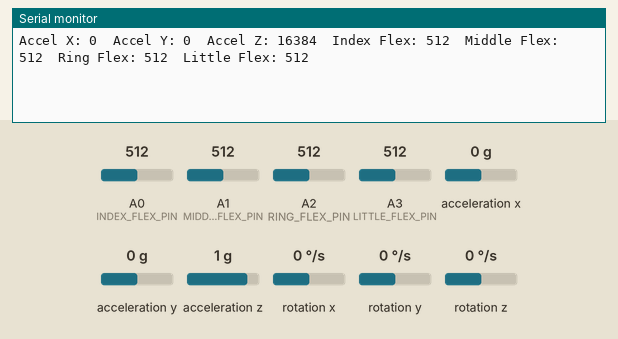
Bench run of a sketch on a simulated Arduino Uno, built with avr-gcc and run on an emulated ATmega328P. Parts: the last lines printed to the serial monitor. Inputs (shaded band) come from the test bench; at power-on: A1 (MIDDLE_FLEX_PIN) = 512, A0 (INDEX_FLEX_PIN) = 512, A2 (RING_FLEX_PIN) = 512, A3 (LITTLE_FLEX_PIN) = 512, acceleration x 0 g, acceleration y 0 g, acceleration z 1 g, rotation x 0 °/s, rotation y 0 °/s, rotation z 0 °/s.

Above: at 1.2 s.
1.3 s: A1 (MIDDLE_FLEX_PIN) set to 790
At 3.0 s:
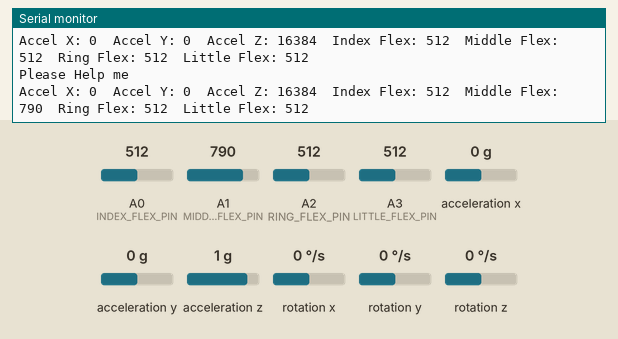
5.6 s: A0 (INDEX_FLEX_PIN) set to 820
At 7.1 s:
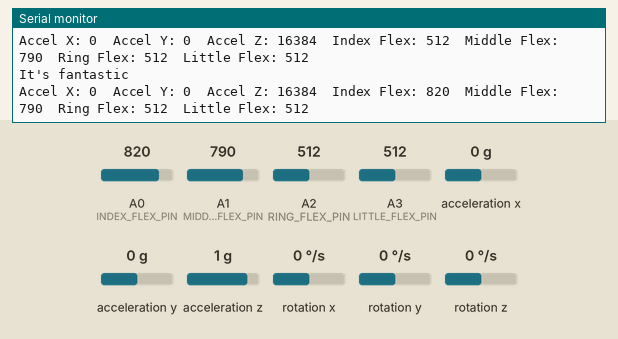
9.7 s: A2 (RING_FLEX_PIN) set to 890
At 11.7 s:
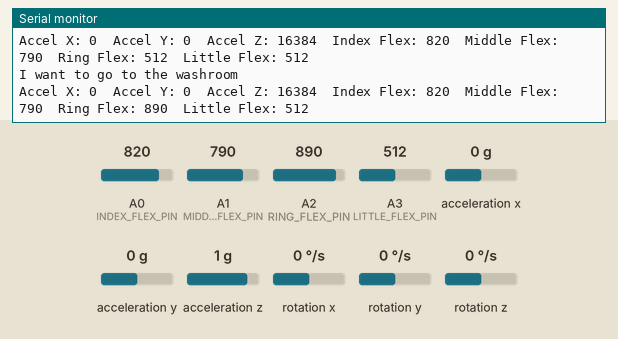
13.8 s: A0 (INDEX_FLEX_PIN) set to 800
At 14.9 s:
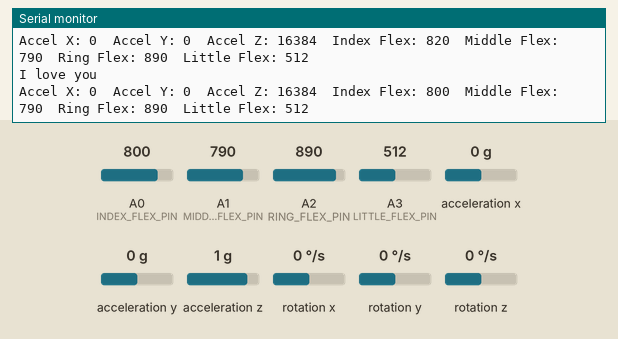
18.0 s: A3 (LITTLE_FLEX_PIN) set to 890
At 20.0 s:
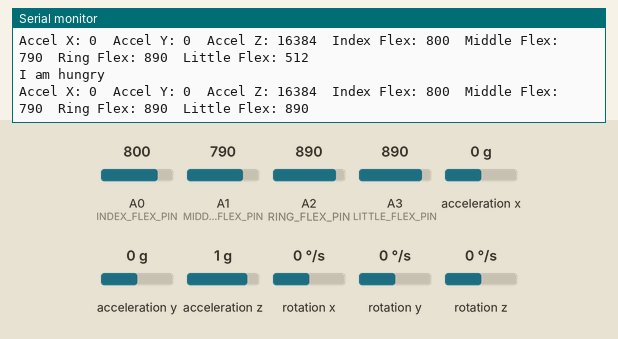
22.1 s: A1 (MIDDLE_FLEX_PIN) set to 770
At 23.6 s:
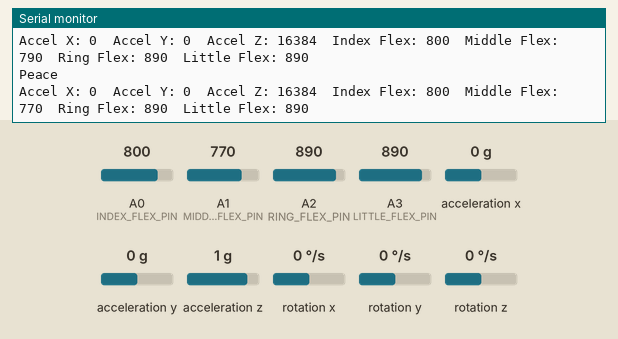
Timing chart, 0 to 25.1 s (numbered marks = the images above; inputs shaded):
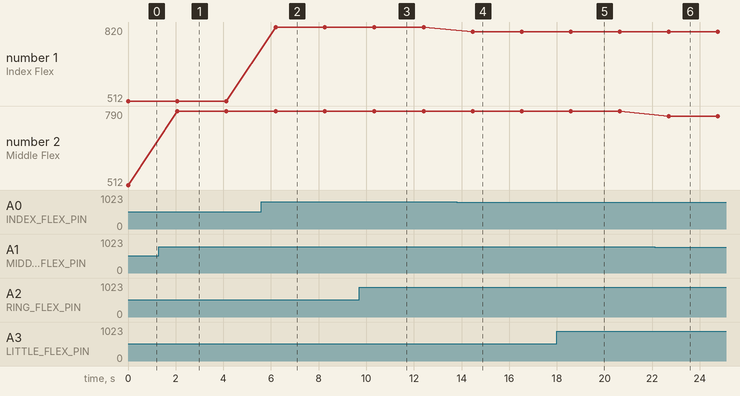

The sketch:

Gesture_vocalizer.ino
```cpp
#include <SoftwareSerial.h>
#include <Wire.h>

#include <MPU6050.h>

MPU6050 mpu;

int16_t ax, ay, az;
int16_t gx, gy, gz;
bool gestureInProgress = false;
int dt = 0;

// Index finger flex sensor pin
#define INDEX_FLEX_PIN A0
#define MIDDLE_FLEX_PIN A1
#define RING_FLEX_PIN A2
#define LITTLE_FLEX_PIN A3

// Flex sensor threshold
#define INDEX_THRESHOLD 810
#define MIDDLE_THRESHOLD 780
#define RING_THRESHOLD 850
#define LITTLE_THRESHOLD 880

SoftwareSerial BTSerial(10, 11); // RX | TX
void setup() {
  // Start I2C communication
 // Wire.begin(A4, A5);

  // Initialize MPU6050 accelerometer
  mpu.initialize();
  mpu.setFullScaleGyroRange(MPU6050_GYRO_FS_250);
  mpu.setFullScaleAccelRange(MPU6050_ACCEL_FS_2);
  mpu.setDLPFMode(MPU6050_DLPF_BW_20);

  // Start serial communication
  Serial.begin(9600);
  BTSerial.begin(9600);
}

void loop() {
  // Read accelerometer data


  // Read index finger flex sensor value
  int index_flex = analogRead(INDEX_FLEX_PIN);
  int middle_flex = analogRead(MIDDLE_FLEX_PIN);
  int ring_flex = analogRead(RING_FLEX_PIN);
  int little_flex = analogRead(LITTLE_FLEX_PIN);

  // Check if index finger is bent to threshold
  if (index_flex >= INDEX_THRESHOLD && middle_flex < MIDDLE_THRESHOLD && ring_flex < RING_THRESHOLD && little_flex < LITTLE_THRESHOLD) {
    // Output "I smell fire" message
    Serial.println("It's a Cat");
    BTSerial.println("It's a Cat");
  }
  if (middle_flex >= MIDDLE_THRESHOLD && index_flex < INDEX_THRESHOLD && ring_flex < RING_THRESHOLD && little_flex < LITTLE_THRESHOLD) {
    // Output "I smell fire" message
    Serial.println("Please Help me");
    BTSerial.println("Please Help me");
  }
  if (ring_flex >= RING_THRESHOLD && middle_flex < MIDDLE_THRESHOLD && index_flex < INDEX_THRESHOLD && little_flex < LITTLE_THRESHOLD) {
    // Output "I smell fire" message
    Serial.println("Can I have a glass of water please");
    BTSerial.println("Can I have a glass of water please");
  }
  if (little_flex >= LITTLE_THRESHOLD && middle_flex < MIDDLE_THRESHOLD && ring_flex < RING_THRESHOLD && index_flex < INDEX_THRESHOLD) {
    // Output "I smell fire" message
    Serial.println("Can I use the washroom");
    BTSerial.println("Can I use the washroom");
  }
  if (middle_flex >= MIDDLE_THRESHOLD && index_flex >= INDEX_THRESHOLD && ring_flex < RING_THRESHOLD && little_flex < LITTLE_THRESHOLD) {
    // Output "I smell fire" message
    Serial.println("It's fantastic");
    BTSerial.println("It's fantastic");
  }

  if (middle_flex >= MIDDLE_THRESHOLD && index_flex >= INDEX_THRESHOLD && ring_flex >= RING_THRESHOLD && little_flex >= LITTLE_THRESHOLD) {
    // Output "I smell fire" message
    if (!gestureInProgress && ax>0) {
    gestureInProgress = true ;
  }
  else  if (gestureInProgress && ax<0) {
      Serial.println("Yes");
      BTSerial.println("Yes");
      gestureInProgress = false;
    }
  }
  if (middle_flex < MIDDLE_THRESHOLD && index_flex < INDEX_THRESHOLD && ring_flex < RING_THRESHOLD && little_flex < LITTLE_THRESHOLD) {
    // Output "I smell fire" message
    if (!gestureInProgress && ay>0 && ax>15000) {
    gestureInProgress = true ;
  }
  else  if (gestureInProgress && ay>0 && ax>15000) {
      Serial.println("Hello");
      BTSerial.println("Hello");
      gestureInProgress = false;
    }
  }

  if (middle_flex < MIDDLE_THRESHOLD && index_flex < INDEX_THRESHOLD && ring_flex < RING_THRESHOLD && little_flex < LITTLE_THRESHOLD) {
    // Output "I smell fire" message
    if (!gestureInProgress && az>0 && ax>12000) {
    gestureInProgress = true ;
  }
  else  if (gestureInProgress && az>0 && ax<10000) {
      Serial.println("thank u");
      BTSerial.println("Thank u");
      gestureInProgress = false;
    }
  }
  if (little_flex >= LITTLE_THRESHOLD && ring_flex >= RING_THRESHOLD && middle_flex < MIDDLE_THRESHOLD && index_flex < INDEX_THRESHOLD) {
    // Output "I smell fire" message
    Serial.println("Peace");
    BTSerial.println("Peace");
  }
  if (middle_flex >= MIDDLE_THRESHOLD && ring_flex >= RING_THRESHOLD && index_flex < INDEX_THRESHOLD && little_flex < LITTLE_THRESHOLD) {
    // Output "I smell fire" message
    Serial.println("I love you");
    BTSerial.println("I love you");
  }
   if (middle_flex >= MIDDLE_THRESHOLD && ring_flex >= RING_THRESHOLD && index_flex < INDEX_THRESHOLD && little_flex >= LITTLE_THRESHOLD) {
    // Output "I smell fire" message
    Serial.println("I am hungry");
    BTSerial.println("I am hungry");
  }
  if (index_flex >= INDEX_THRESHOLD && little_flex >= LITTLE_THRESHOLD && ring_flex >= RING_THRESHOLD && middle_flex < MIDDLE_THRESHOLD) {
    // Output "I smell fire" message
    Serial.println("Please leave me alone");
    BTSerial.println("Please leave me alone");
  }
   if (index_flex >= INDEX_THRESHOLD && little_flex < LITTLE_THRESHOLD && ring_flex >= RING_THRESHOLD && middle_flex >= MIDDLE_THRESHOLD) {
    // Output "I smell fire" message
    Serial.println("I want to go to the washroom");
    BTSerial.println("I want to go to the washroom");
  }
  // Output accelerometer data and flex sensor value
  mpu.getMotion6(&ax, &ay, &az, &gx, &gy, &gz);


  Serial.print("Accel X: ");
  Serial.print(ax);
  Serial.print("\tAccel Y: ");
  Serial.print(ay);
  Serial.print("\tAccel Z: ");
  Serial.print(az);
  Serial.print("\tIndex Flex: ");
  Serial.print(index_flex);
  Serial.print("\tMiddle Flex: ");
  Serial.print(middle_flex);
  Serial.print("\tRing Flex: ");
  Serial.print(ring_flex);
  Serial.print("\tLittle Flex: ");
  Serial.print(little_flex);
  Serial.println("");


  BTSerial.println("");
  // Wait a short period before repeating

  delay(2000);
}
```

Measured:
- after the input at 1.3 s, the serial monitor: prints a new line after 0.75 s (image 1)
- after the input at 5.6 s, the serial monitor: prints a new line after 0.57 s (image 2)
- after the input at 9.7 s, the serial monitor: prints a new line after 0.60 s (image 3)
- after the input at 13.8 s, the serial monitor: prints a new line after 0.65 s (image 4)
- after the input at 18.0 s, the serial monitor: prints a new line after 0.57 s (image 5)
- after the input at 22.1 s, the serial monitor: prints a new line after 0.59 s (image 6)
- plotted number 1: 512 → 820 after the input at 5.6 s, 820 → 800 after the input at 13.8 s
- plotted number 2: 512 → 790 after the input at 1.3 s, 790 → 770 after the input at 22.1 s
